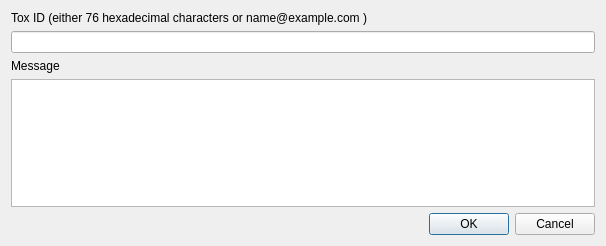
<?xml version="1.0" encoding="UTF-8"?>
<ui version="4.0">
 <class>AddFriendDialog</class>
 <widget class="QDialog" name="AddFriendDialog">
  <property name="geometry">
   <rect>
    <x>0</x>
    <y>0</y>
    <width>606</width>
    <height>246</height>
   </rect>
  </property>
  <property name="windowTitle">
   <string>Dialog</string>
  </property>
  <layout class="QVBoxLayout" name="verticalLayout_2">
   <item>
    <layout class="QVBoxLayout" name="verticalLayout">
     <item>
      <widget class="QLabel" name="label">
       <property name="text">
        <string>Tox ID (either 76 hexadecimal characters or name@example.com )</string>
       </property>
       <property name="textInteractionFlags">
        <set>Qt::LinksAccessibleByMouse|Qt::TextSelectableByMouse</set>
       </property>
      </widget>
     </item>
     <item>
      <widget class="QLineEdit" name="lineEdit"/>
     </item>
     <item>
      <widget class="QLabel" name="label_2">
       <property name="text">
        <string>Message</string>
       </property>
      </widget>
     </item>
     <item>
      <widget class="QTextEdit" name="textEdit"/>
     </item>
    </layout>
   </item>
   <item>
    <layout class="QHBoxLayout" name="horizontalLayout">
     <item>
      <spacer name="horizontalSpacer">
       <property name="orientation">
        <enum>Qt::Horizontal</enum>
       </property>
       <property name="sizeHint" stdset="0">
        <size>
         <width>40</width>
         <height>20</height>
        </size>
       </property>
      </spacer>
     </item>
     <item>
      <widget class="QDialogButtonBox" name="buttonBox">
       <property name="orientation">
        <enum>Qt::Horizontal</enum>
       </property>
       <property name="standardButtons">
        <set>QDialogButtonBox::Cancel|QDialogButtonBox::Ok</set>
       </property>
      </widget>
     </item>
    </layout>
   </item>
  </layout>
 </widget>
 <resources/>
 <connections>
  <connection>
   <sender>buttonBox</sender>
   <signal>accepted()</signal>
   <receiver>AddFriendDialog</receiver>
   <slot>accept()</slot>
   <hints>
    <hint type="sourcelabel">
     <x>248</x>
     <y>254</y>
    </hint>
    <hint type="destinationlabel">
     <x>157</x>
     <y>274</y>
    </hint>
   </hints>
  </connection>
  <connection>
   <sender>buttonBox</sender>
   <signal>rejected()</signal>
   <receiver>AddFriendDialog</receiver>
   <slot>reject()</slot>
   <hints>
    <hint type="sourcelabel">
     <x>316</x>
     <y>260</y>
    </hint>
    <hint type="destinationlabel">
     <x>286</x>
     <y>274</y>
    </hint>
   </hints>
  </connection>
 </connections>
</ui>
